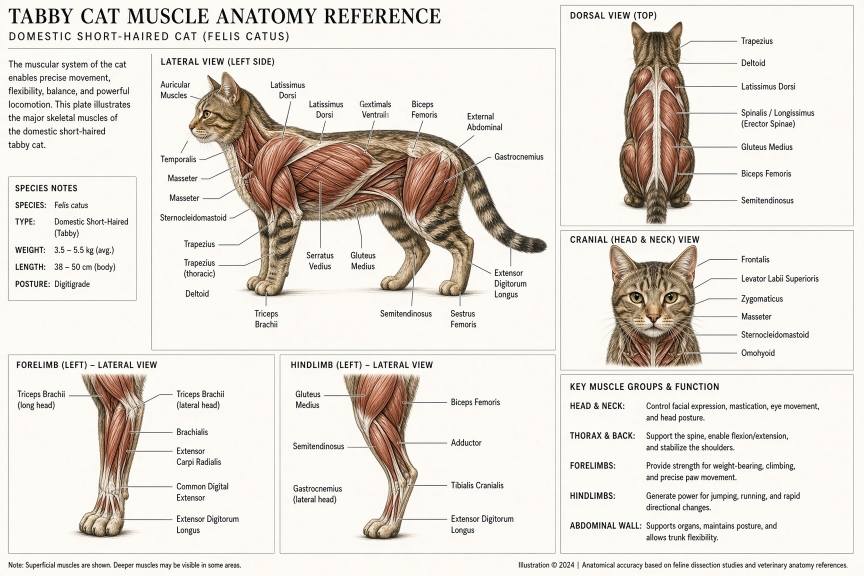
#> input picture plugins/asset-enhancement-engine/skills/asset-enhancement-engine/references/illustrations/L2_muscles_lateral_dorsal_cranial_SHAPES_ONLY.jpg, 1728 x 1152 px (shown at 1/2 size)
$ python diff_parts.py ../references/illustrations/L2_muscles_lateral_dorsal_cranial_SHAPES_ONLY.jpg ../references/illustrations/L2_muscles_layers_regional.jpg ../references/illustrations/L2_muscles_layers_regional.jpg 5
#> lines starting #> are read from the running program, lines starting #| are printed output that depends on the picture; after the words box and inside, x2 and y2 are one past the last pixel; in counts of white or black regions, pixels touching at a corner belong together; pictures that were not available may be replaced by others from this repository, and a replacement may not be noted
"""Builder-side silhouette check WITH attribution: which named part causes each mismatch.

Compares the probe render (alpha mask + part-ID colours of the fur envelope) with the builder's OWN
mask of the reference photo (made with ref_mask.py). Blue = model excess, owned by the part drawn there.
Red = reference-only (model missing), blamed on the nearest model pixel's part.

usage: python diff_parts.py <own_ref_mask.png> <probe_prefix> <parts.json> [top=10]
"""
import json
import sys
from collections import Counter

import numpy as np
from PIL import Image
from scipy import ndimage as ndi

ref_p, probe, parts_p = sys.argv[1:4]
top = int(sys.argv[4]) if len(sys.argv) > 4 else 10
ref = np.asarray(Image.open(ref_p).convert("L")) > 127
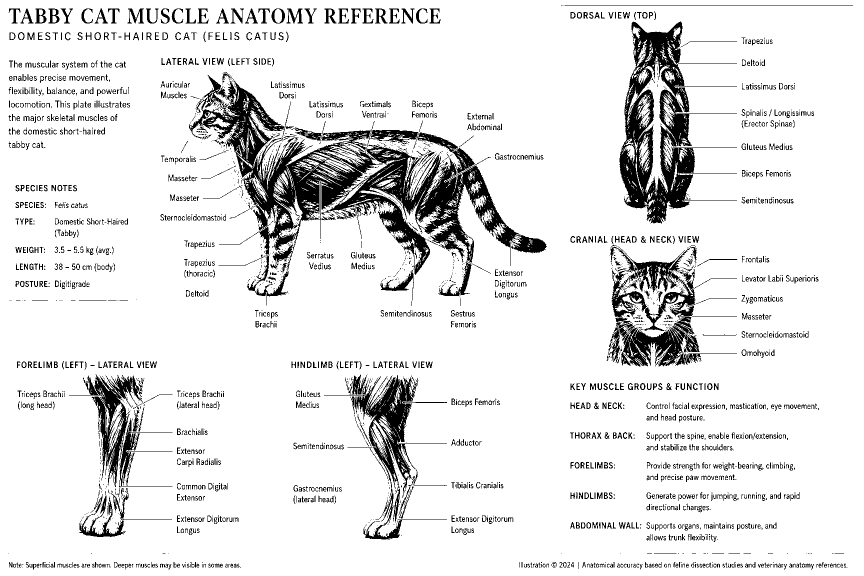
#> ref: shape (1152, 1728) bool (shown at 1/2 size); 89.2% white; 3068 black regions (1558 under 20 px), largest, box (x1, y1, x2, y2) and area: (378, 144, 1094, 550) 62341, (1239, 43, 1474, 447) 30023, (704, 750, 835, 1079) 12034
H, W = ref.shape
#> H = 1152; W = 1728
rgba = np.asarray(Image.open(probe + "_mask.png").convert("RGBA").resize((W, H), Image.NEAREST)).astype(int)
mod = rgba[..., 3] > 127
#> mod: shape (1152, 1728) bool; every value is 1
code = np.round((rgba[..., 0] - 8) / 16).clip(0, 15) + 16 * np.round((rgba[..., 1] - 8) / 16).clip(0, 15)
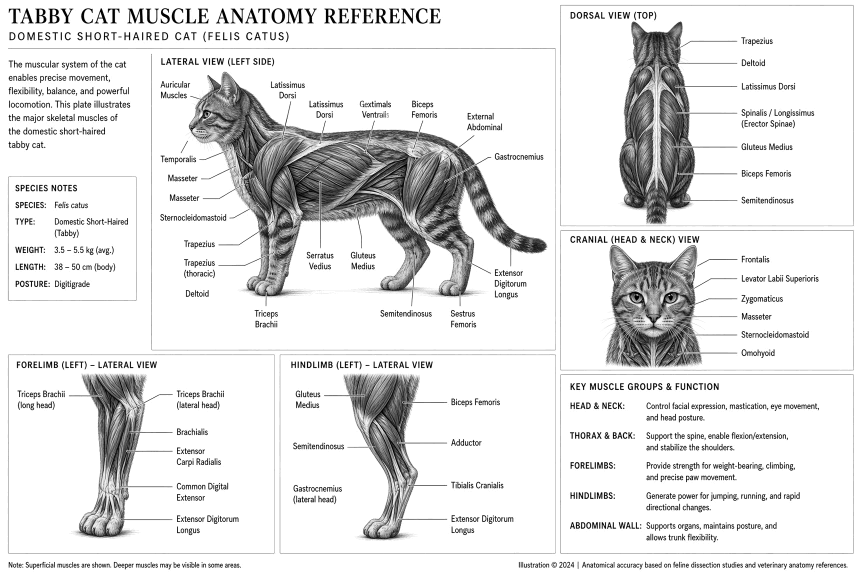
#> code: shape (1152, 1728) float64 (shown at 1/2 size); min 0, max 255, mean 226.9
owner = np.where(mod, code - 1, -1).astype(int)
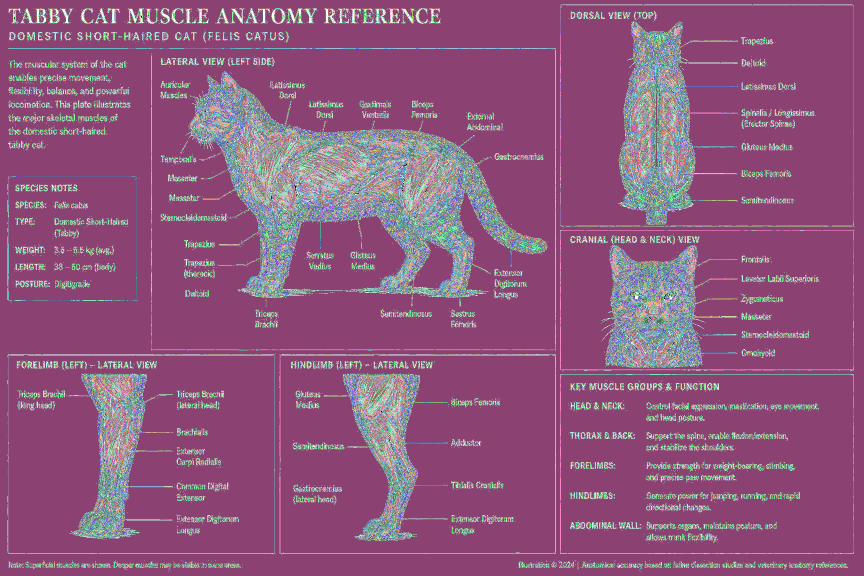
#> owner: shape (1152, 1728) int64 (shown at 1/2 size); 94 distinct labels, from -1 to 254; one colour per label, 0 black, -1 white
#> (the run stopped early here; a loop or call above may not have finished)

$ run again, on plugins/asset-enhancement-engine/skills/asset-enhancement-engine/references/illustrations/L2_muscles_layers_regional.jpg
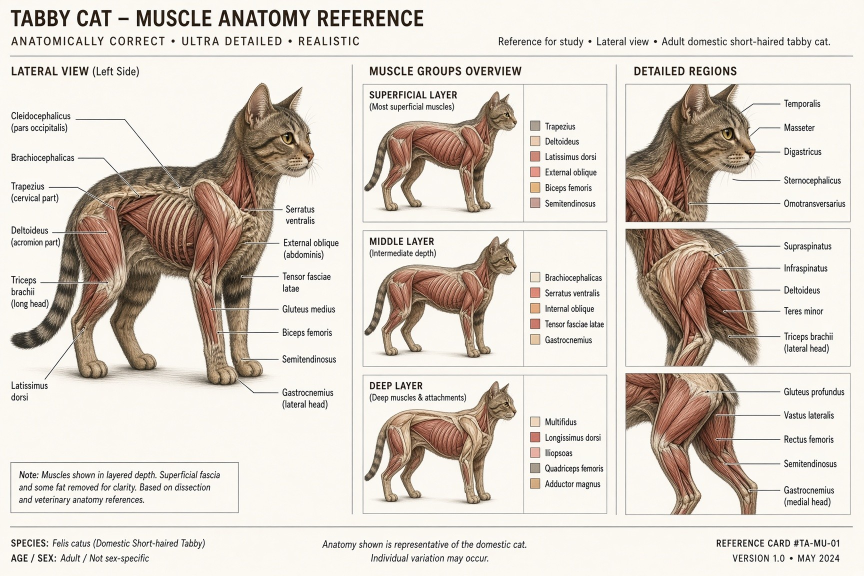
#> input picture plugins/asset-enhancement-engine/skills/asset-enhancement-engine/references/illustrations/L2_muscles_layers_regional.jpg, 1728 x 1152 px (shown at 1/2 size)
#> `ref = np.asarray(Image.open(ref_p).convert("L")) > 127`:
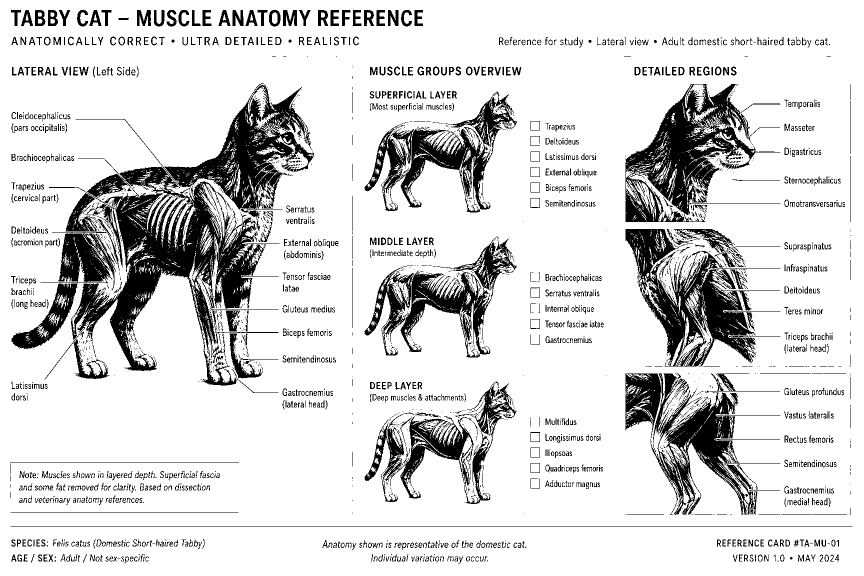
#> ref: shape (1152, 1728) bool (shown at 1/2 size); 84.2% white; 3040 black regions (1732 under 20 px), largest, box (x1, y1, x2, y2) and area: (98, 166, 628, 772) 81246, (1251, 168, 1561, 444) 30696, (1251, 458, 1512, 733) 27572
#> mod: shape (1152, 1728) bool; every value is 1
#> `code = np.round((rgba[..., 0] - 8) / 16).clip(0, 15) + 16 * np.round((..`:
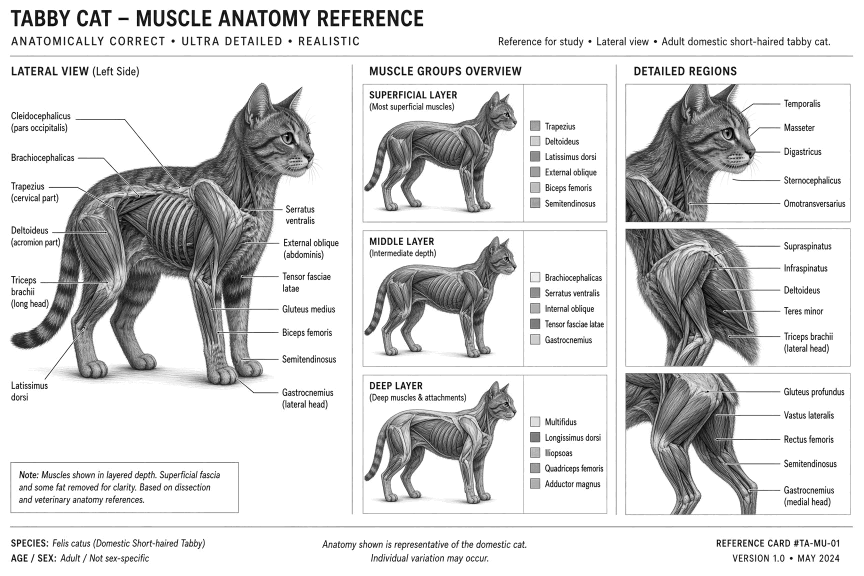
#> code: shape (1152, 1728) float64 (shown at 1/2 size); min 0, max 255, mean 215.7

$ run again, on plugins/asset-enhancement-engine/skills/asset-enhancement-engine/references/illustrations/L3_face_eye_third_eyelid.jpg
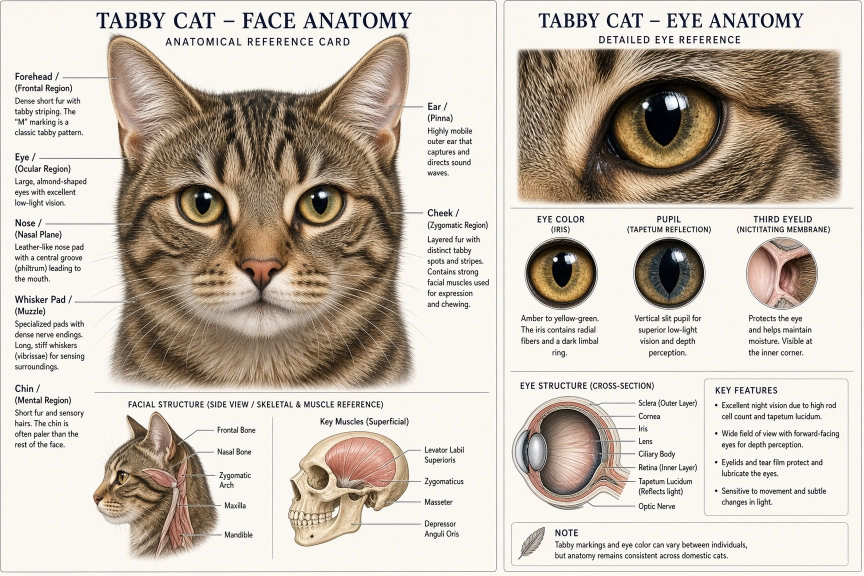
#> input picture plugins/asset-enhancement-engine/skills/asset-enhancement-engine/references/illustrations/L3_face_eye_third_eyelid.jpg, 1728 x 1152 px (shown at 1/2 size)
#> `ref = np.asarray(Image.open(ref_p).convert("L")) > 127`:
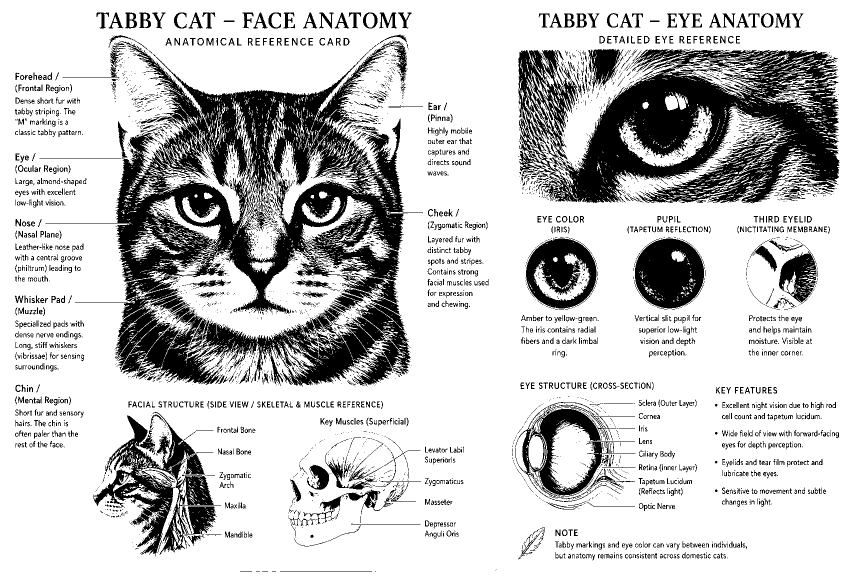
#> ref: shape (1152, 1728) bool (shown at 1/2 size); 77.5% white; 4835 black regions (3263 under 20 px), largest, box (x1, y1, x2, y2) and area: (91, 89, 810, 628) 126458, (1037, 98, 1680, 407) 108586, (230, 593, 821, 773) 44959
#> mod: shape (1152, 1728) bool; every value is 1
#> `code = np.round((rgba[..., 0] - 8) / 16).clip(0, 15) + 16 * np.round((..`:
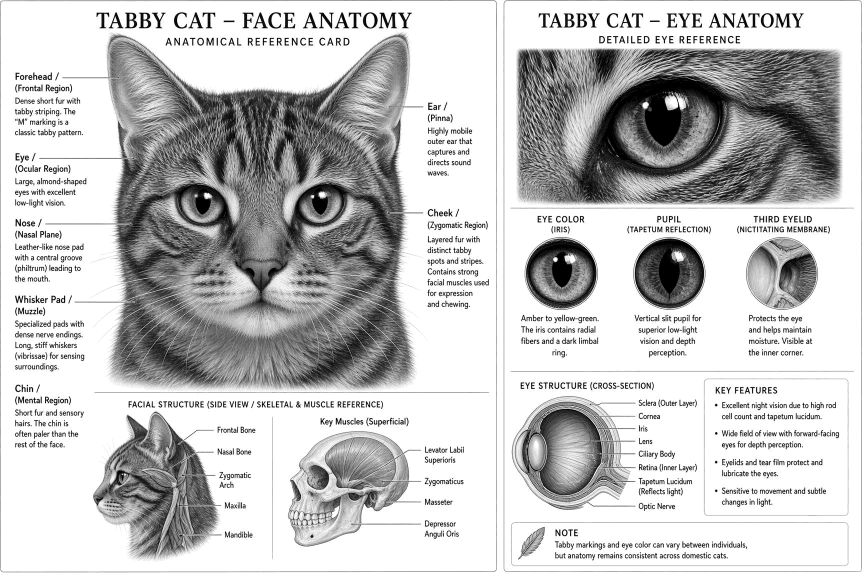
#> code: shape (1152, 1728) float64 (shown at 1/2 size); min 0, max 255, mean 195.3
